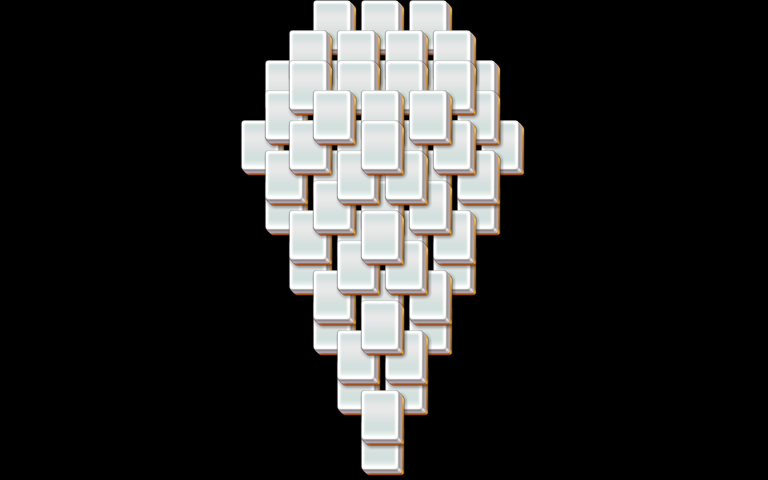

This game map was drawn from its Tiled (.tmx) file and the tilesets committed beside it. A one-line description and the trimmed map source follow:
An orthogonal 32x16 tile map with 24x30 px tiles, 5 tile layers (layer1, layer2, layer3, layer4, ...).

<map version="1.0" orientation="orthogonal" width="32" height="16" tilewidth="24" tileheight="30">
 <properties>
  <property name="species" value="10" />
 </properties>
 <tileset firstgid="1" name="mahjong" tilewidth="48" tileheight="60">
  <image source="mahjong.png" />
 </tileset>
 <layer name="layer1" width="32" height="16">
  <data>[512 cells, 29 non-empty, 1 distinct tile ids]</data>
 </layer>
 <layer name="layer2" width="32" height="16">
  <data>[512 cells, 24 non-empty, 1 distinct tile ids]</data>
 </layer>
 <layer name="layer3" width="32" height="16">
  <data>[512 cells, 14 non-empty, 1 distinct tile ids]</data>
 </layer>
 <layer name="layer4" width="32" height="16">
  <data>[512 cells, 6 non-empty, 1 distinct tile ids]</data>
 </layer>
 <layer name="layer5" width="32" height="16">
  <data>[512 cells, 1 non-empty, 1 distinct tile ids]</data>
 </layer>
</map>
